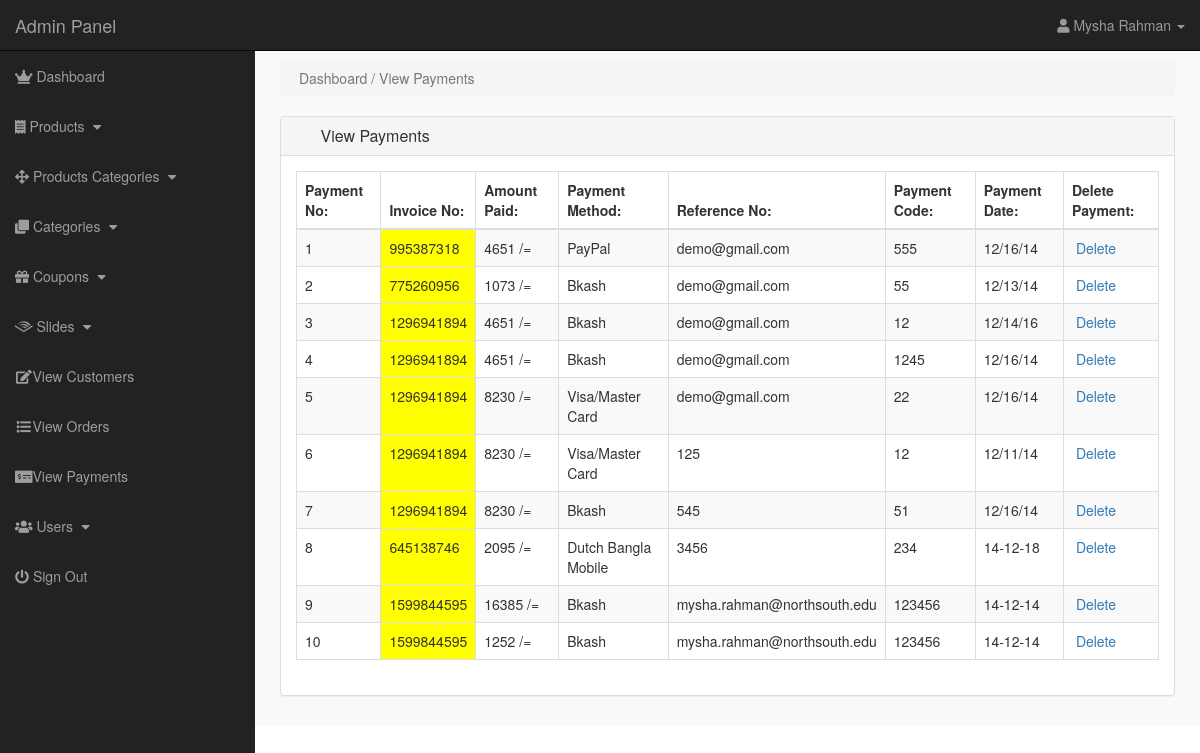
The page /admin/index.php?view_payments (signed in) on the database its author committed.
### tables this page shows
CREATE TABLE `payments` (
  `payment_id` int(11) NOT NULL,
  `invoice_no` int(11) NOT NULL,
  `amount` int(11) NOT NULL,
  `payment_mode` text NOT NULL,
  `ref_no` text NOT NULL,
  `code` int(11) NOT NULL,
  `payment_date` text NOT NULL
);

### admin/view_payments.php (the view)
<?php
if(!isset($_SESSION['admin_email'])){
echo "<script>window.open('login.php','_self')</script>";
}
else {
?>
    <div class="row">
        <div class="col-lg-12">
            <ol class="breadcrumb">
                <li class="active">
                    <i class="fa fa-dashboard"></i> Dashboard / View Payments
                </li>
            </ol>
        </div>
    </div>
    <div class="row">
        <div class="col-lg-12">
            <div class="panel panel-default">
                <div class="panel-heading">
                    <h3 class="panel-title">
                        <i class="fa fa-money fa-fw"> </i> View Payments
                    </h3>
                </div>
                <div class="panel-body">
                    <div class="table-responsive">
                        <table class="table table-hover table-bordered table-striped">
                            <thead>
                                <tr>
                                    <th>Payment No:</th>
                                    <th>Invoice No:</th>
                                    <th>Amount Paid:</th>
                                    <th>Payment Method:</th>
                                    <th>Reference No:</th>
                                    <th>Payment Code:</th>
                                    <th>Payment Date:</th>
                                    <th>Delete Payment:</th>
                                </tr>
                            </thead>
                            <tbody>
                                <?php
$i = 0;
$get_payments = "select * from payments";
$run_payments = mysqli_query($con,$get_payments);
while($row_payments = mysqli_fetch_array($run_payments)){
$payment_id = $row_payments['payment_id'];
$invoice_no = $row_payments['invoice_no'];
$amount = $row_payments['amount'];
$payment_mode = $row_payments['payment_mode'];
$ref_no = $row_payments['ref_no'];
$code = $row_payments['code'];
$payment_date = $row_payments['payment_date'];
$i++;
?>
                                    <tr>
                                        <td>
                                            <?php echo $i; ?>
                                        </td>
                                        <td bgcolor="yellow">
                                            <?php echo $invoice_no; ?>
                                        </td>
                                        <td>
                                            <?php echo $amount; ?> /=
                                        </td>
                                        <td>
                                            <?php echo $payment_mode; ?>
                                        </td>
                                        <td>
                                            <?php echo $ref_no; ?>
                                        </td>
                                        <td>
                                            <?php echo $code; ?>
                                        </td>
                                        <td>
                                            <?php echo $payment_date; ?>
                                        </td>
                                        <td>
                                            <a href="index.php?payment_delete=<?php echo $payment_id; ?>">
<i class="fa fa-trash-o" ></i> Delete
</a>
                                        </td>
                                    </tr>
                                    <?php } ?>
                            </tbody>
                        </table>
                    </div>
                </div>
            </div>
        </div>
    </div>
    <?php } ?>

### admin/includes/sidebar.php (shortened to what this page needs)
<?php
if(!isset($_SESSION['admin_email'])){
    echo "<script>window.open('login.php', '_self')</script>";
}
else{
?>
    <nav class="navbar navbar-inverse navbar-fixed-top">
        <div class="navbar-header">
            <a href="index.php?dashboard" class="navbar-brand">Admin Panel</a>
        </div>
        <ul class="nav navbar-right top-nav">
            <li class="dropbox">
                <a href="#" class="dropdown-toggle" data-toggle="dropdown">
               <i class="fa fa-user"></i>
               <?php echo $admin_name; ?> <b class="caret"></b>
        </a>
        </li>
        </ul>
        <div class="collapse navbar-collapse navbar-ex1-collapse">
            <ul class="nav navbar-nav side-nav">
                <li>
                    <a href="index.php?dashboard">
<i class="fas fa-crown"></i> Dashboard
</a>
                </li>
                <li>
                    <a href="#" data-toggle="collapse" data-target="#products">
<i class="fas fa-receipt"></i> Products
<i class="fa fa-fw fa-caret-down"></i>
</a>
                </li>
                <li>
                    <a href="#" data-toggle="collapse" data-target="#p_cat">
<i class="fas fa-arrows-alt"></i> Products Categories
<i class="fa fa-fw fa-caret-down"></i>
</a>
                </li>
                <li>
                    <a href="#" data-toggle="collapse" data-target="#cat">
<i class="fas fa-clone"></i> Categories
<i class="fa fa-fw fa-caret-down"></i>
</a>
                </li>
                <li>
                    <a href="#" data-toggle="collapse" data-target="#coupons">
                        <i class="fas fa-gift"></i> Coupons
                        <i class="fa fa-fw fa-caret-down"></i>
                    </a>
                </li>
                <li>
                    <a href="#" data-toggle="collapse" data-target="#slides">
<i class="fab fa-audible"></i> Slides
<i class="fa fa-fw fa-caret-down"></i>
</a>
                </li>
                <li>
                    <a href="index.php?view_customers"><i class="fa fa-fw fa-edit"></i>View Customers</a>
                </li>
                <li>
                    <a href="index.php?view_orders"><i class="fa fa-fw fa-list"></i>View Orders</a>
                </li>
                <li>
                    <a href="index.php?view_payments"><i class="fas fa-money-check-alt"></i>View Payments</a>
                </li>
                <li>
                    <a href="#" data-toggle="collapse" data-target="#users">
                    <i class="fas fa-users"></i> Users
<i class="fa fa-fw fa-caret-down"></i>
</a>
                </li>
                <li>
                    <a href="logout.php"><i class="fas fa-power-off"></i> Sign Out</a>
                </li>
            </ul>
        </div>
    </nav>
    <?php } ?>

### styles/admin-style.css (style rules this page uses)
body { margin-top: 100px; }
@media (min-width: 768px) { body { margin-top: 50px; } }
.top-nav { padding: 0 15px; }
.top-nav > li { display: inline-block; float: left; }
.top-nav > li > a { padding-top: 15px; padding-bottom: 15px; line-height: 20px; color: #999; }
@media (min-width: 768px) { .side-nav { position: fixed; top: 51px; width: 255px; border-radius: 0; overflow-y: auto; background-color: #222; bottom: 0; overflow-x: hidden; padding-bottom: 40px; } }
@media (min-width: 768px) { .side-nav > li > a { width: 255px; } }
.panel-body { border-radius: 5px; }
a, li, ul, option, select, data-toggle, dropbox { -moz-transition: all 0.3s; -o-transition: all 0.3s; -webkit-transition: all 0.3s; }

### rows shown on the page
payments: invoice_no "995387318", amount "4651", payment_mode "PayPal", ref_no "demo@gmail.com", code "555", payment_date "12/16/14"
payments: invoice_no "775260956", amount "1073", payment_mode "Bkash", ref_no "demo@gmail.com", code "55", payment_date "12/13/14"
payments: invoice_no "1296941894", amount "4651", payment_mode "Bkash", ref_no "demo@gmail.com", code "12", payment_date "12/14/16"
payments: invoice_no "1296941894", amount "4651", payment_mode "Bkash", ref_no "demo@gmail.com", code "1245", payment_date "12/16/14"
payments: invoice_no "1296941894", amount "8230", payment_mode "Visa/Master Card", ref_no "demo@gmail.com", code "22", payment_date "12/16/14"
payments: invoice_no "1296941894", amount "8230", payment_mode "Visa/Master Card", ref_no "125", code "12", payment_date "12/11/14"
payments: invoice_no "1296941894", amount "8230", payment_mode "Bkash", ref_no "545", code "51", payment_date "12/16/14"
payments: invoice_no "645138746", amount "2095", payment_mode "Dutch Bangla Mobile", ref_no "3456", code "234", payment_date "14-12-18"
payments: invoice_no "1599844595", amount "16385", payment_mode "Bkash", ref_no "mysha.rahman@northsouth.edu", code "123456", payment_date "14-12-14"
payments: invoice_no "1599844595", amount "1252", payment_mode "Bkash", ref_no "mysha.rahman@northsouth.edu", code "123456", payment_date "14-12-14"

### other values the page prints
$admin_name "Mysha Rahman"
